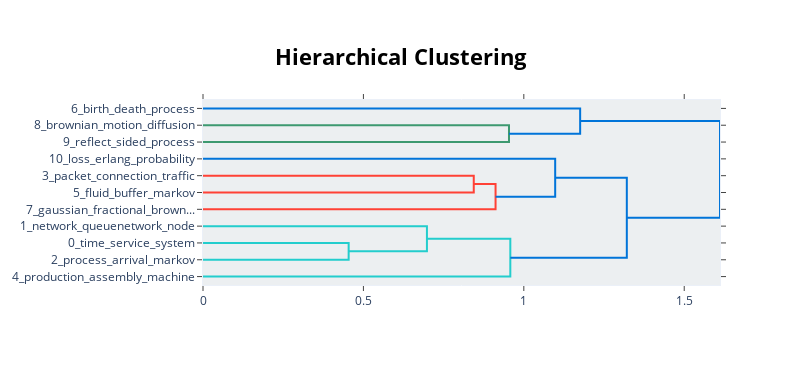

Notebook code for this chart:
### Code cell
#visualise topic hierarchy. This gives better idea of how similar topics are
topic_model.visualize_hierarchy(width=800, height = 500)

### Figure 1 — Plotly figure (JSON) as saved in the notebook; plotly's stock layout.template omitted (floating-point values rounded to 4 significant figures)
{"data": [{"hoverinfo": "text", "marker": {"color": "rgb(61,153,112)"}, "mode": "lines", "type": "scatter", "x": [0, 0.9538, 0.9538, 0], "xaxis": "x", "y": [-15, -15, -25, -25], "yaxis": "y"}, {"hoverinfo": "text", "marker": {"color": "rgb(0,116,217)"}, "mode": "lines", "type": "scatter", "x": [0, 1.176, 1.176, 0.9538], "xaxis": "x", "y": [-5, -5, -20, -20], "yaxis": "y"}, {"hoverinfo": "text", "marker": {"color": "rgb(255,65,54)"}, "mode": "lines", "type": "scatter", "x": [0, 0.844, 0.844, 0], "xaxis": "x", "y": [-45, -45, -55, -55], "yaxis": "y"}, {"hoverinfo": "text", "marker": {"color": "rgb(255,65,54)"}, "mode": "lines", "type": "scatter", "x": [0.844, 0.9119, 0.9119, 0], "xaxis": "x", "y": [-50, -50, -65, -65], "yaxis": "y"}, {"hoverinfo": "text", "marker": {"color": "rgb(0,116,217)"}, "mode": "lines", "type": "scatter", "x": [0, 1.098, 1.098, 0.9119], "xaxis": "x", "y": [-35, -35, -57.5, -57.5], "yaxis": "y"}, {"hoverinfo": "text", "marker": {"color": "rgb(35,205,205)"}, "mode": "lines", "type": "scatter", "x": [0, 0.454, 0.454, 0], "xaxis": "x", "y": [-85, -85, -95, -95], "yaxis": "y"}, {"hoverinfo": "text", "marker": {"color": "rgb(35,205,205)"}, "mode": "lines", "type": "scatter", "x": [0, 0.698, 0.698, 0.454], "xaxis": "x", "y": [-75, -75, -90, -90], "yaxis": "y"}, {"hoverinfo": "text", "marker": {"color": "rgb(35,205,205)"}, "mode": "lines", "type": "scatter", "x": [0.698, 0.9579, 0.9579, 0], "xaxis": "x", "y": [-82.5, -82.5, -105, -105], "yaxis": "y"}, {"hoverinfo": "text", "marker": {"color": "rgb(0,116,217)"}, "mode": "lines", "type": "scatter", "x": [1.098, 1.321, 1.321, 0.9579], "xaxis": "x", "y": [-46.25, -46.25, -93.75, -93.75], "yaxis": "y"}, {"hoverinfo": "text", "marker": {"color": "rgb(0,116,217)"}, "mode": "lines", "type": "scatter", "x": [1.176, 1.611, 1.611, 1.321], "xaxis": "x", "y": [-12.5, -12.5, -70, -70], "yaxis": "y"}], "layout": {"autosize": false, "height": 365, "hoverlabel": {"bgcolor": "white", "font": {"family": "Rockwell", "size": 16}}, "hovermode": "closest", "plot_bgcolor": "#ECEFF1", "showlegend": false, "title": {"font": {"color": "Black", "size": 22}, "text": "<b>Hierarchical Clustering", "x": 0.5, "xanchor": "center", "yanchor": "top"}, "width": 800, "xaxis": {"autorange": true, "mirror": "allticks", "range": [0, 1.611], "rangemode": "tozero", "showgrid": false, "showline": true, "showticklabels": true, "ticks": "outside", "type": "linear", "zeroline": false}, "yaxis": {"mirror": "allticks", "range": [-110, 0], "rangemode": "tozero", "showgrid": false, "showline": true, "showticklabels": true, "tickmode": "array", "ticks": "outside", "ticktext": ["6_birth_death_process", "8_brownian_motion_diffusion", "9_reflect_sided_process", "10_loss_erlang_probability", "3_packet_connection_traffic", "5_fluid_buffer_markov", "7_gaussian_fractional_brown...", "1_network_queuenetwork_node", "0_time_service_system", "2_process_arrival_markov", "4_production_assembly_machine"], "tickvals": [-5, -15, -25, -35, -45, -55, -65, -75, -85, -95, -105], "type": "linear", "zeroline": false}}}
